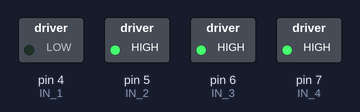
The sketch below on a simulated Arduino Uno, built with avr-gcc and run on an emulated ATmega328P. Parts: switched loads named in the sketch (green lamp = pin HIGH).

Above: at 0.1 s.
Timing chart, 0 to 1.6 s (numbered marks = the images above):
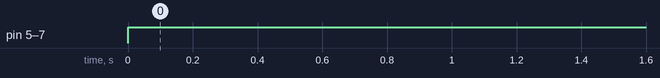

The sketch:

rightbackward.ino
```cpp
int IN_1=4; //left motor
int IN_2=5; //left motor
int IN_3=6; //right motor
int IN_4=7; //right motor

void setup() {
  pinMode(IN_1,OUTPUT);
 pinMode(IN_2,OUTPUT);
 pinMode(IN_3,OUTPUT);
 pinMode(IN_4,OUTPUT);

}
 void rightbackward()
{
  digitalWrite(IN_1,LOW);
  digitalWrite(IN_2,HIGH);
  digitalWrite(IN_3,HIGH);
  digitalWrite(IN_4,HIGH);
  }

void loop() {
rightbackward();
}
```

Measured:
- by itself, pin 5 (IN_2), pin 6 (IN_3), pin 7 (IN_4): LOW → HIGH at 0.00 s
